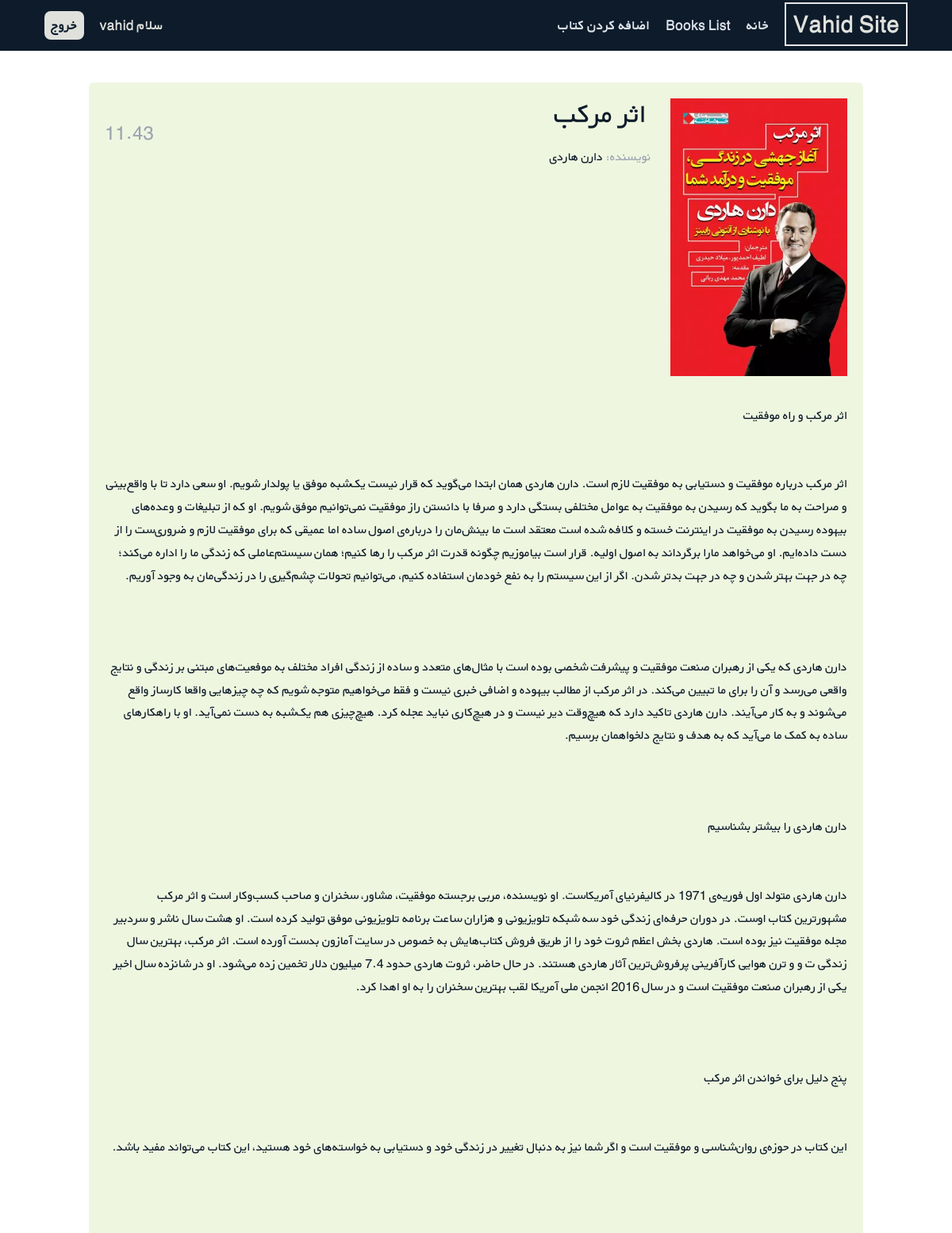
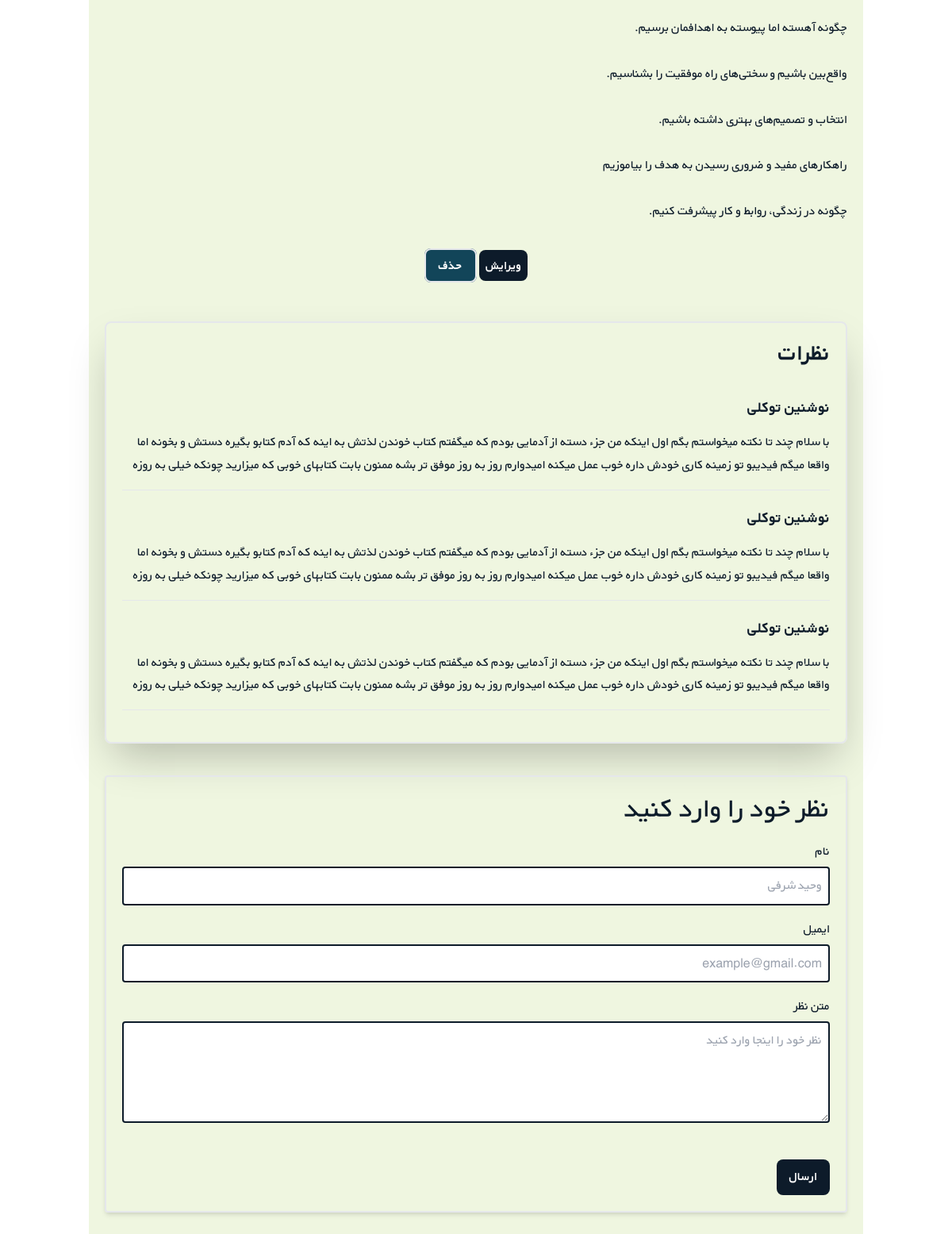
/1/ (signed in), run on the app's committed database (2 pictures, top to bottom).
### accounts/models.py (models this page shows)
class CustomUser(AbstractUser):
    age = models.PositiveIntegerField(null=True, blank=True)

### books/models.py (models this page shows, shortened)
class Book(models.Model):
    title = models.CharField(max_length=200)
    author = models.CharField(max_length=200)
    description = models.TextField()
    price = models.DecimalField(decimal_places=2, max_digits=5)
    cover = models.ImageField(upload_to='covers/', blank=True)

### books/views.py (the view)
# urls.py: path('<int:pk>/', views.BookDetailView.as_view(), name='book_detail'),
class BookDetailView(generic.DetailView):
    model = Book
    template_name = 'books/book_detail.html'

### books/templates/books/book_detail.html (shortened to what this page needs)
{% extends '_base.html' %}
{% load static %}
{% block css %}
<link rel="stylesheet" href="{% static 'css/output.css' %}">
{% endblock css %}
{% block content %}
<div class="mx-28 bg-[#EFF6E0] p-5 rounded-md text-[#0D1B2A]">
  <div class="flex flex-col mb-14">
    <div
      class="flex flex-col w-full mx-auto md:flex-row-reverse md:justify-between md:items-start items-center object-cover gap-6 mb-9"
    >
    {% if book.cover %}
        <img
        src="{{book.cover.url}}"
        class="h-[400px] md:h-[350px]"
        alt="..."
      />
      {% else %}
      <img
        src="{% static 'a1920866-3684-41b3-879a-4ccbc0060ac5.webp' %}"
        class="h-[400px] md:h-[350px]"
        alt="..."
      />
      {% endif %}
      <div
        class="flex flex-col md:flex-row-reverse w-full md:justify-between items-center"
      >
        <div class="text-center">
          <h1 class="text-4xl mb-5">{{ book.title }}</h1>
          <p class="md:text-right">
            <span class="text-gray-400">نویسنده: </span>{{ book.author }}
          </p>
        </div>
        <h3 class="text-2xl text-gray-400">{{ book.price }}</h3>
      </div>
    </div>
    <p dir="rtl">{{ book.description|linebreaksbr }}</p>
    <div class="text-center mt-10">
      <a class="py-2 px-2 font-bold bg-[#0D1B2A] hover:bg-[#415A77] focus:ring-4 focus:ring-[#598392] rounded-lg text-white ml-4" href="{% url 'book_update' pk=book.pk %}">ویرایش</a>
      <a class="py-2 px-4 font-bold rounded-lg mt-1 border-2 bg-[#124559] text-white hover:bg-[#778DA9] focus:ring-4 focus:ring-[#598392]" href="{% url 'book_delete' book.pk %}">حذف</a>
    </div>
  </div>
  <div class="text-right p-5 shadow-2xl border-2 rounded-lg">
    <h1 class="text-3xl font-bold mb-9">نظرات</h1>
    <div class="mb-5">
      <h3 class="text-xl font-bold mb-4">نوشنین توکلی</h3>
      <p class="mb-4">
        با سلام چند تا نکته میخواستم بگم اول اینکه من جزء دسته از آدمایی
        بودم که میگفتم کتاب خوندن لذتش به اینه که آدم کتابو بگیره دستش و
        بخونه اما واقعا میگم فیدیبو تو زمینه کاری خودش داره خوب عمل میکنه
        امیدوارم روز به روز موفق تر بشه ممنون بابت کتابهای خوبی که میزارید
        چونکه خیلی به روزه
      </p>
      <hr />
    </div>
    <div class="mb-5">
      <h3 class="text-xl font-bold mb-4">نوشنین توکلی</h3>
      <p class="mb-4">
        با سلام چند تا نکته میخواستم بگم اول اینکه من جزء دسته از آدمایی
        بودم که میگفتم کتاب خوندن لذتش به اینه که آدم کتابو بگیره دستش و
        بخونه اما واقعا میگم فیدیبو تو زمینه کاری خودش داره خوب عمل میکنه
        امیدوارم روز به روز موفق تر بشه ممنون بابت کتابهای خوبی که میزارید
        چونکه خیلی به روزه
      </p>
      <hr />
    </div>
    <div class="mb-5">
      <h3 class="text-xl font-bold mb-4">نوشنین توکلی</h3>
      <p class="mb-4">
        با سلام چند تا نکته میخواستم بگم اول اینکه من جزء دسته از آدمایی
        بودم که میگفتم کتاب خوندن لذتش به اینه که آدم کتابو بگیره دستش و
        بخونه اما واقعا میگم فیدیبو تو زمینه کاری خودش داره خوب عمل میکنه
        امیدوارم روز به روز موفق تر بشه ممنون بابت کتابهای خوبی که میزارید
        چونکه خیلی به روزه
      </p>
      <hr />
    </div>
  </div>
  <div class="p-5 border-2 rounded shadow-md mb-5 mt-10 text-right">
      <h3 class="text-4xl mb-5">نظر خود را وارد کنید</h3>
      <label for="name">نام </label><br />
      <input
      class="w-full text-right p-2 border-2 border-[#0D1B2A] focus:outline-none px-2 focus:ring-4 focus:ring-[#598392] rounded mt-1 mb-4"
        type="text"
        name="name"
        id="name"
        placeholder="وحید شرفی"
      /><br />
      <label for="email">ایمیل</label><br />
      <input
        class="w-full text-right p-2 border-2 border-[#0D1B2A] focus:outline-none px-2 focus:ring-4 focus:ring-[#598392] rounded mt-1 mb-4"
        type="email"
        name="email"
        id="email"
        placeholder="example@gmail.com"
      /><br />
      <label for="text">متن نظر</label><br />
      <textarea
        name="text"
        id="text"
        class="w-full text-right p-2 h-32 border-2 border-[#0D1B2A] focus:outline-none px-2 focus:ring-4 focus:ring-[#598392] rounded mt-1 mb-4"
        placeholder="نظر خود را اینجا وارد کنید"
      ></textarea>
      <button
        class="py-2 font-bold bg-[#0D1B2A] hover:bg-[#415A77] focus:ring-4 focus:ring-[#598392] rounded-lg px-4 text-white mt-5"
      >
        ارسال
      </button>
    </div>
</div>
{% endblock content %}

### templates/_base.html (shortened to what this page needs)
<!DOCTYPE html>
{% load static %}
<html lang="en">
  <head>
    <link rel="stylesheet" href="{% static 'css/font.css' %}">
    {% block css %}{% endblock css %}
    <link
      rel="stylesheet"
      href="https://cdnjs.cloudflare.com/ajax/libs/font-awesome/6.5.1/css/all.min.css"
    />
  </head>
  <body class="">
    <header class="bg-[#0D1B2A] text-[#E0E1DD] font-bold mb-10">
      <nav
        class="flex flex-row-reverse justify-between items-center mx-14 h-16 md:gap-5"
      >
        <div>
          <a
            href="#"
            class="text-3xl border-2 bg-[#0D1B2A] text-[#E0E1DD] hover:text-[#778DA9] hover:border-[#778DA9] px-2 py-1 whitespace-nowrap"
            >Vahid Site</a
          >
        </div>
        <div
          class="dropdown duration-500 bg-[#E0E1DD] text-lg w-full absolute -top-full left-0 flex flex-col items-center justify-between gap-5 py-3 md:flex-row-reverse md:static md:bg-inherit"
        >
          <ul
            class="flex items-center text-[#0D1B2A] flex-col gap-5 md:flex-row-reverse md:text-[#dde3eb]"
          >
            <li class="hover:text-[#778DA9]"><a href="{% url 'home' %}">خانه</a></li>
            <li class="hover:text-[#778DA9]">Books List</li>
            <li class="hover:text-[#778DA9]"><a href="{% url 'book_create' %}">اضافه کردن کتاب</a></li>
          </ul>
          {% if user.is_authenticated %}
          <div class="flex flex-col gap-5 md:flex-row-reverse items-center">
            <p>{{user.username}} سلام</p>
            <form action="{% url 'logout' %}" method="post">{% csrf_token %}<button class="bg-[#0D1B2A] hover:bg-[#415A77] rounded-lg px-2 py-1 md:bg-[#E0E1DD] md:text-[#0D1B2A] md:hover:bg-[#778DA9]" type="submit">خروج</button></form>
          </div>
          {% endif %}
        </div>
      </nav>
    </header>
    {% block content %}
    {% endblock content %}
  </body>
</html>

### data on the page
CustomUser: username "vahid"
Book: cover (picture), title "اثر مرکب", author "دارن هاردی", price "11.43", description "اثر مرکب و راه موفقیت اثر مرکب درباره موفقیت و دستیابی به موفقیت لازم است. دارن هاردی همان ابتدا می‌گوید که قرار نیست یک‌شبه موفق یا پولدار شویم. او سعی دارد تا با واقع‌بینی و صراحت به ما بگوید که رسیدن به موفقیت به عوامل مختلفی بستگی دارد و صرفا با دانستن راز موفقیت نمی‌توانیم موفق شویم. او که از تبلیغات و وعده‌های بیهوده رسیدن به موفقیت در اینترنت خسته و کلافه شده است معتقد است ما بینش‌مان را درباره‌ی اصول ساده اما عمیقی که برای موفقیت لازم و ضروری‌ست را از دست داده‌ایم. او می‌خواهد مارا برگرداند به اصول اولیه. قرار است بیاموزیم چگونه قدرت اثر مرکب را رها کنیم؛ همان سیستم‌عاملی که زندگی ما را اداره می‌کند؛ چه در جهت بهتر شدن و چه در جهت بدتر شدن. اگر از این سیستم را به نفع خودمان استفاده…"
